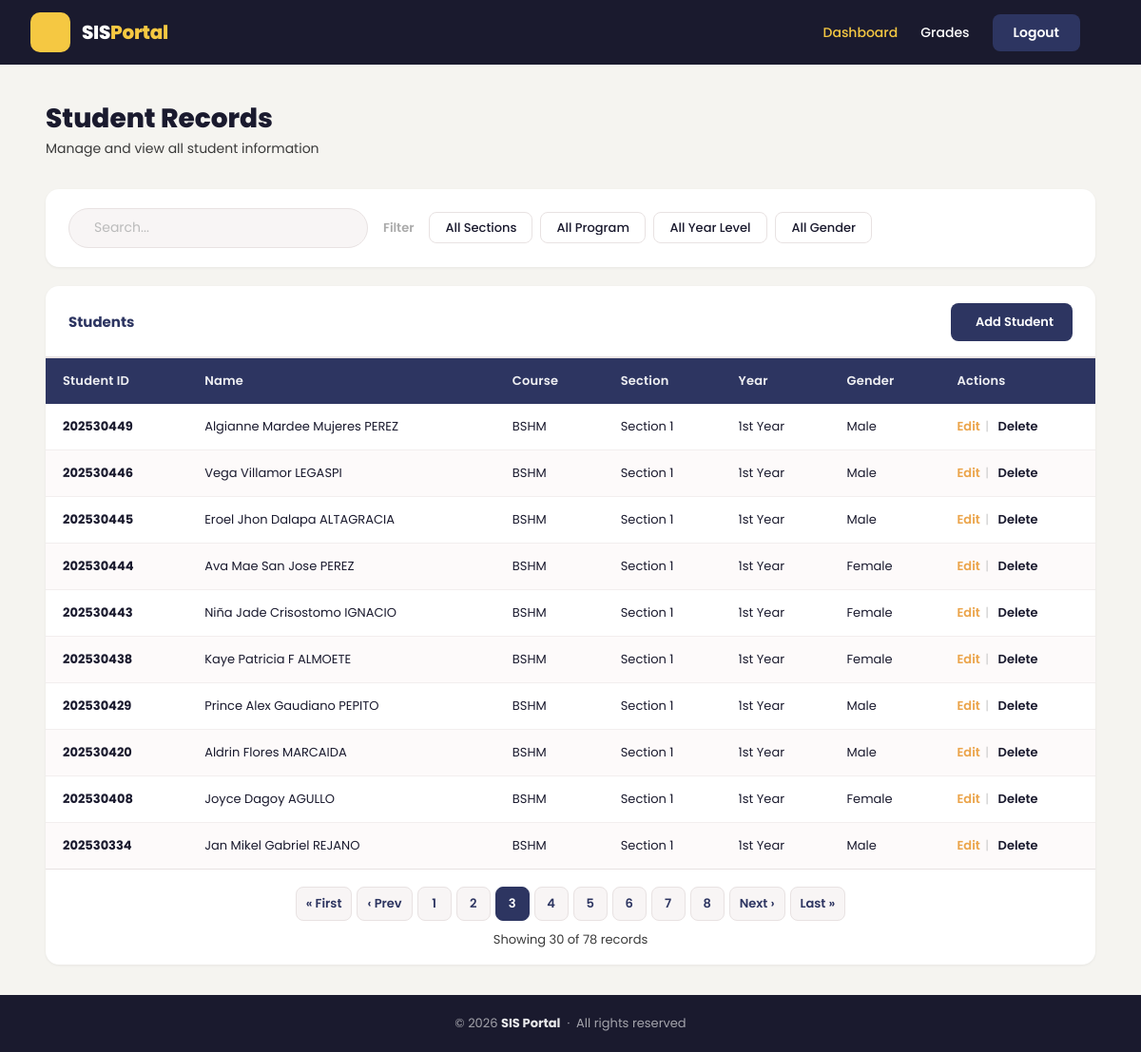
Screenshot of /index.php?page=3 (signed in) with the database file from the repository.
### tables this page shows
CREATE TABLE students (
  id INT AUTO_INCREMENT PRIMARY KEY,
  student_id VARCHAR(20) NOT NULL UNIQUE,
  first_name VARCHAR(100) NOT NULL,
  last_name VARCHAR(100) NOT NULL,
  course VARCHAR(50) NOT NULL,
  year_level VARCHAR(50) NOT NULL,
  section VARCHAR(50) NOT NULL,
  gender ENUM('Male','Female') DEFAULT 'Male'
);

### index.php (the view, shortened to what this page needs)
<?php
include 'config.php';
$limit = 10;
$page = isset($_GET['page']) && is_numeric($_GET['page']) ? (int) $_GET['page'] : 1;
$offset = ($page - 1) * $limit;
$course_filter = isset($_GET['course']) && $_GET['course'] !== '' ? mysqli_real_escape_string($conn, $_GET['course']) : '';
$course_param = $course_filter ? "&course=$course_filter" : '';
$section_filter = isset($_GET['section']) && $_GET['section'] !== '' ? mysqli_real_escape_string($conn, $_GET['section']) : '';
$section_param = $section_filter ? "&section=$section_filter" : '';
$program_param = $course_param;
$year_filter = isset($_GET['year']) && $_GET['year'] !== '' ? mysqli_real_escape_string($conn, $_GET['year']) : '';
$year_param = $year_filter ? "&year=$year_filter" : '';
$gender_filter = isset($_GET['gender']) && $_GET['gender'] !== '' ? mysqli_real_escape_string($conn, $_GET['gender']) : '';
$gender_param = $gender_filter ? "&gender=$gender_filter" : '';
$search_filter = isset($_GET['search']) && trim($_GET['search']) !== '' ? mysqli_real_escape_string($conn, trim($_GET['search'])) : '';
$search_param = $search_filter ? "&search=" . urlencode($search_filter) : '';
$where_clause = '';
$total_result = mysqli_query($conn, "SELECT COUNT(*) AS total FROM students $where_clause");
$total_row = mysqli_fetch_assoc($total_result);
$total_records = $total_row['total'];
$total_pages = ceil($total_records / $limit);
$result = mysqli_query($conn, "SELECT * FROM students $where_clause ORDER BY id DESC LIMIT $limit OFFSET $offset");
?>
<!DOCTYPE html>
<html lang="en">
<head>
    <link rel="stylesheet" href="https://cdn.jsdelivr.net/npm/@tabler/icons-webfont@latest/tabler-icons.min.css">
    <link rel="stylesheet" href="style.css">
</head>
<body>
    <nav class="navbar">
        <div class="navbar-left">
            <div class="navbar-logo">
                <div class="logo-icon"><i class="ti ti-school"></i></div>
                <span class="logo-text">SIS<span class="logo-accent">Portal</span></span>
            </div>
        </div>
        <div class="navbar-right navbar" id="navbarRight">
            <a href="#" class="nav-link" style="color:#F5C842;">Dashboard</a>
            <a href="encode_grades.php" class="nav-link" style="color:White;">Grades</a>
            <a href="logout.php" class="nav-btn-logout" id="logoutLink">Logout</a>
        </div>
    </nav>
    <main class="main-content">
        <div class="page-header">
            <h1>Student Records</h1>
            <p>Manage and view all student information</p>
        </div>
        <div class="filter-card">
            <form class="search-wrap" id="searchForm" action="index.php" method="get">
                <input type="text" id="searchInput" name="search" placeholder="Search..." value="<?php echo htmlspecialchars($search_filter); ?>" autocomplete="off">
            </form>
            <span class="filter-label">Filter</span>
            <div class="filter-pills">
                <select class="filter-pill"
                    onchange="location.href='?section=' + this.value + '<?php echo $program_param; ?>' + '<?php echo $year_param ?>' + '<?php echo $gender_param ?>' + '<?php echo $search_param ?>'">
                    <option value="">All Sections</option>
                </select>
                <select class="filter-pill"
                    onchange="location.href='?course=' + this.value + '<?php echo $section_param; ?>' + '<?php echo $year_param ?>' + '<?php echo $gender_param ?>' + '<?php echo $search_param ?>'">
                    <option value="">All Program</option>
                </select>
                <select class="filter-pill"
                    onchange="location.href='?year=' + this.value + '<?php echo $section_param; ?>' + '<?php echo $program_param ?>' + '<?php echo $gender_param ?>' + '<?php echo $search_param ?>'">
                    <option value="">All Year Level</option>
                </select>
                <select class="filter-pill"
                    onchange="location.href='?gender=' + this.value + '<?php echo $section_param; ?>' + '<?php echo $program_param ?>' + '<?php echo $year_param ?>' + '<?php echo $search_param ?>'  ">
                    <option value="">All Gender</option>
                </select>
            </div>
        </div>
        <div class="table-card">
            <div class="table-card-header">
                <h3 class="table-title">Students</h3>
                <a href="add.php" class="btn-add"><i class="ti ti-plus"></i> Add Student</a>
            </div>
            <div class="table-wrap">
                <table>
                    <thead>
                        <tr>
                            <th>Student ID</th>
                            <th>Name</th>
                            <th>Course</th>
                            <th>Section</th>
                            <th>Year</th>
                            <th>Gender</th>
                            <th>Actions</th>
                        </tr>
                    </thead>
                    <tbody id="studentTableBody">
                        <?php while ($row = mysqli_fetch_assoc($result)): ?>
                            <tr>
                                <td><strong><?php echo htmlspecialchars($row['student_id']); ?></strong></td>
                                <td><?php echo htmlspecialchars($row['first_name'] . ' ' . $row['last_name']); ?></td>
                                <td><?php echo htmlspecialchars($row['course']); ?></td>
                                <td><?php echo htmlspecialchars($row['section']); ?></td>
                                <td><?php echo htmlspecialchars($row['year_level']); ?></td>
                                <td><?php echo htmlspecialchars($row['gender']); ?></td>
                                <td class="actions-cell">
                                    <a class="action-link edit-lnk" href="edit.php?id=<?php echo $row['id']; ?>">Edit</a>
                                    <span class="action-sep">|</span>
                                    <a class="action-link del-lnk" href="delete.php?id=<?php echo $row['id']; ?>"
                                        onclick="return confirm('Are you sure you want to delete this student?')">Delete</a>
                                </td>
                            </tr>
                        <?php endwhile; ?>
                    </tbody>
                </table>
            </div>
            <?php if ($total_pages > 1): ?>
                <div class="pagination-wrap">
                    <div class="pagination">
                        <?php if ($page > 1): ?>
                            <a href="?page=1<?php echo $section_param; ?><?php echo $program_param; ?><?php echo $year_param; ?><?php echo $gender_param; ?><?php echo $search_param; ?>" class="pg-btn">&laquo;
                                First</a>
                            <a href="?page=<?php echo $page - 1; ?><?php echo $section_param; ?><?php echo $program_param; ?><?php echo $year_param; ?><?php echo $gender_param; ?><?php echo $search_param; ?>"
                                class="pg-btn">&lsaquo;
                                Prev</a>
                        <?php endif; ?>
                        <?php for ($i = 1; $i <= $total_pages; $i++): ?>
                            <a href="?page=<?php echo $i; ?><?php echo $section_param; ?><?php echo $program_param; ?><?php echo $year_param; ?><?php echo $gender_param; ?><?php echo $search_param; ?>"
                                class="pg-btn <?php echo $i === $page ? 'active' : ''; ?>">
                                <?php echo $i; ?>
                            </a>
                        <?php endfor; ?>
                        <?php if ($page < $total_pages): ?>
                            <a href="?page=<?php echo $page + 1; ?><?php echo $section_param; ?><?php echo $program_param; ?><?php echo $year_param; ?><?php echo $gender_param; ?><?php echo $search_param; ?>"
                                class="pg-btn">Next
                                &rsaquo;</a>
                            <a href="?page=<?php echo $total_pages; ?><?php echo $section_param; ?><?php echo $program_param; ?><?php echo $year_param; ?><?php echo $gender_param; ?><?php echo $search_param; ?>"
                                class="pg-btn">Last
                                &raquo;</a>
                        <?php endif; ?>
                    </div>
                    <p class="record-count">Showing
                        <?php echo min($page * $limit, $total_records); ?>
                        of <?php echo $total_records; ?> records
                    </p>
                </div>
            <?php endif; ?>
        </div>
    </main>
    <footer class="site-footer">
        <p>© 2026 <strong>SIS Portal</strong> &nbsp;·&nbsp; All rights reserved</p>
    </footer>
</body>
</html>

### rows the page displays
students: student "202530449", first_name+last_name "Algianne Mardee Mujeres PEREZ", course "BSHM", section "Section 1", year_level "1st Year", gender "Male"
students: student "202530446", first_name+last_name "Vega Villamor LEGASPI", course "BSHM", section "Section 1", year_level "1st Year", gender "Male"
students: student "202530445", first_name+last_name "Eroel Jhon Dalapa ALTAGRACIA", course "BSHM", section "Section 1", year_level "1st Year", gender "Male"
students: student "202530444", first_name+last_name "Ava Mae San Jose PEREZ", course "BSHM", section "Section 1", year_level "1st Year", gender "Female"
students: student "202530443", first_name+last_name "Niña Jade Crisostomo IGNACIO", course "BSHM", section "Section 1", year_level "1st Year", gender "Female"
students: student "202530438", first_name+last_name "Kaye Patricia F ALMOETE", course "BSHM", section "Section 1", year_level "1st Year", gender "Female"
students: student "202530429", first_name+last_name "Prince Alex Gaudiano PEPITO", course "BSHM", section "Section 1", year_level "1st Year", gender "Male"
students: student "202530420", first_name+last_name "Aldrin Flores MARCAIDA", course "BSHM", section "Section 1", year_level "1st Year", gender "Male"
students: student "202530408", first_name+last_name "Joyce Dagoy AGULLO", course "BSHM", section "Section 1", year_level "1st Year", gender "Female"
students: student "202530334", first_name+last_name "Jan Mikel Gabriel REJANO", course "BSHM", section "Section 1", year_level "1st Year", gender "Male"

### other values shown
min($page * $limit, $total_records) "30"
$total_records "78"
